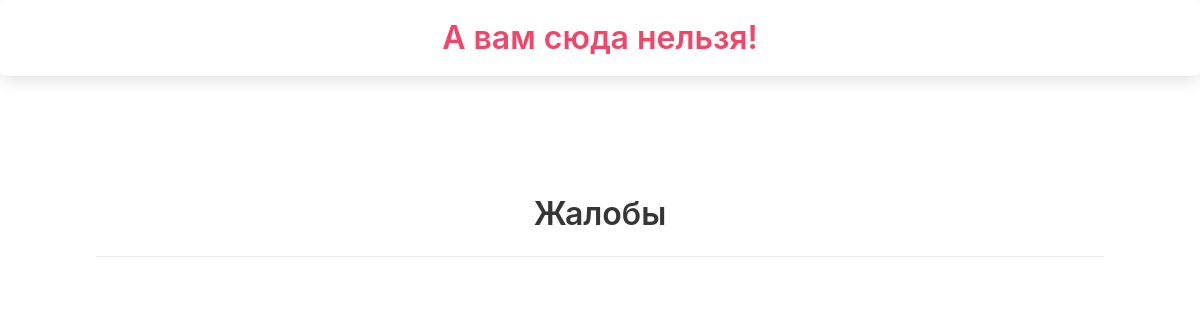
/staff/admin/, run on an earlier commit of the app's database.
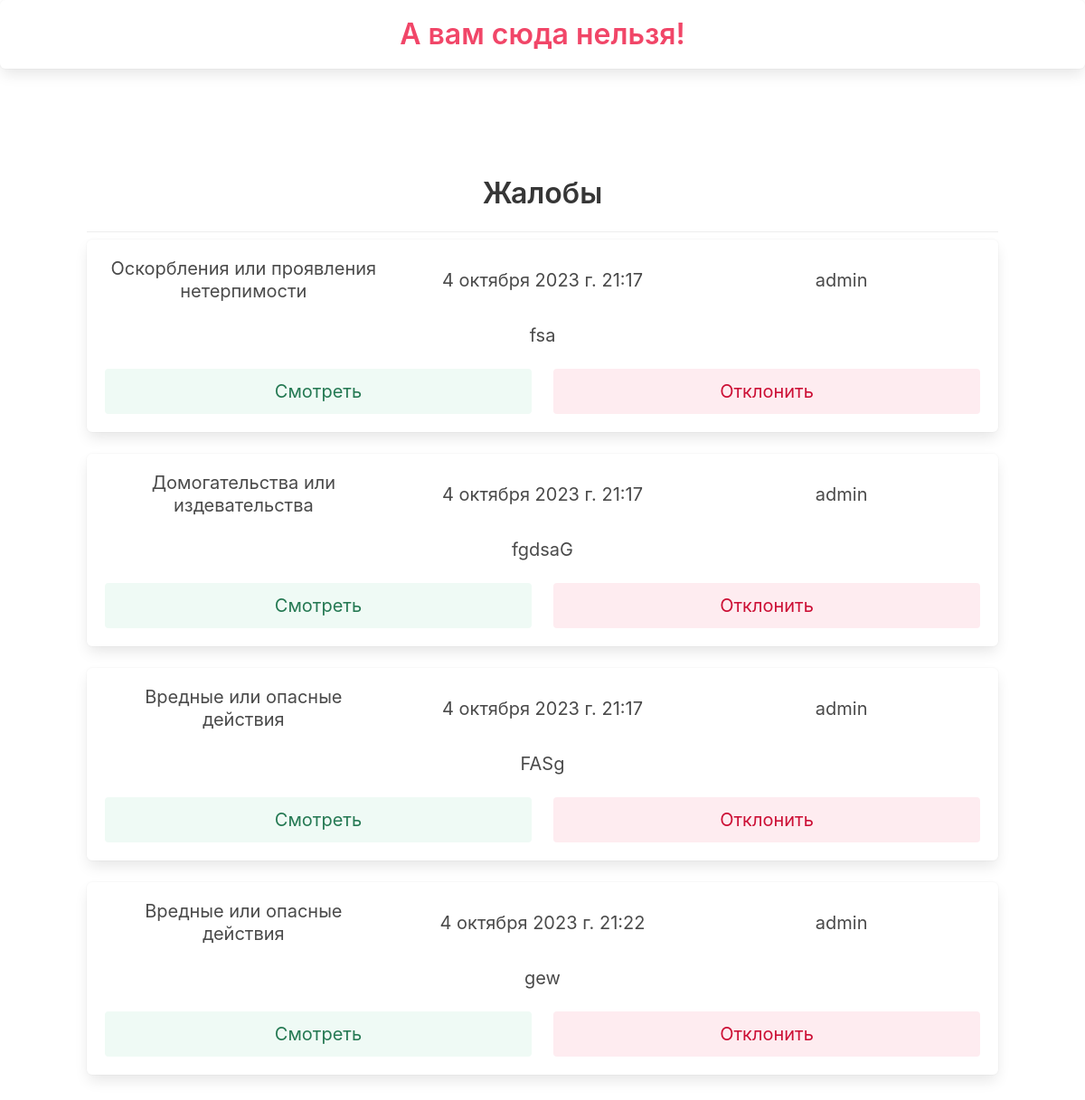
And on a later commit of the database.
### video_hosting/models.py (models this page shows, shortened)
class ComplaintAboutThePost(models.Model):
    user = models.ForeignKey(User, on_delete=models.CASCADE)
    self_video = models.ForeignKey(Video, null=True, on_delete=models.CASCADE)
    self_comment = models.ForeignKey(Comment, null=True, on_delete=models.CASCADE)
    self_comment_parent = models.ForeignKey(CommentParent, null=True, on_delete=models.CASCADE)
    date = models.DateTimeField(auto_now_add=True)
    violation = models.CharField(choices=VIOL_CHOICES, null=True, max_length=255)
    text_violation = models.TextField()

### staff/views.py (the view)
# urls.py: path('admin/', views.admin, name='admin'),
def admin(request):
    complaints = ComplaintAboutThePost.objects.all()
    pk = request.GET.get('pk')
    action = request.GET.get('action')
    if action == 'delete':
        ComplaintAboutThePost.objects.get(pk=pk).delete()
        return redirect('staff:admin')
    return render(request, 'admin.html', {'complaints': complaints})

### staff/templates/admin.html
{% extends 'admin_layout.html' %}
{% load static from static %}
{% block content %}
<div class="section">
    <div class="columns is-vcentered">
        <div class="column has-text-centered">
            <div class="title">
                Жалобы
            </div>
            <hr class="dropdown-divider">
            {% for complaint in complaints %}
            <div class="box">
                <div class="cart">
                    <div class="cart-content">
                        <div class="columns is-vcentered">
                            <div class="column">
                                <div class="subtitle">
                                    {{ complaint.violation }}
                                </div>
                            </div>
                            <div class="column">
                                <div class="subtitle">
                                    {{ complaint.date }}
                                </div>
                            </div>
                            <div class="column">
                                <div class="subtitle">
                                    {{ complaint.user }}
                                </div>
                            </div>
                        </div>
                        <div class="subtitle">
                            {{ complaint.text_violation }}
                        </div>
                        <div class="columns is-vcentered">
                            <div class="column has-text-centered">
                                <a href="{% url 'staff:complaint' complaint.pk %}"
                                   class="button is-light is-success is-fullwidth is-medium">
                                    Смотреть
                                </a>
                            </div>
                            <div class="column has-text-centered">
                                <a href="{% url 'staff:admin' %}?action=delete&pk={{complaint.pk}}"
                                   class="button is-danger is-light is-fullwidth is-medium">
                                    Отклонить
                                </a>
                            </div>
                        </div>
                    </div>
                </div>
            </div>
            {% endfor %}
        </div>
    </div>
</div>
{% endblock %}

What changed in the data, as far as the page shows it:
added ComplaintAboutThePost: violation "Оскорбления или проявления нетерпимости", date "4 октября 2023 г. 21:17", user "admin", text_violation "fsa"
added ComplaintAboutThePost: violation "Домогательства или издевательства", date "4 октября 2023 г. 21:17", user "admin", text_violation "fgdsaG"
added ComplaintAboutThePost: violation "Вредные или опасные действия", date "4 октября 2023 г. 21:17", user "admin", text_violation "FASg"
added ComplaintAboutThePost: violation "Вредные или опасные действия", date "4 октября 2023 г. 21:22", user "admin", text_violation "gew"
